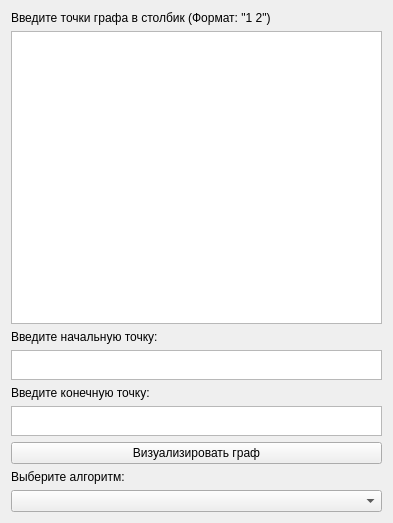
<?xml version="1.0" encoding="UTF-8"?>
<ui version="4.0">
 <class>Widget</class>
 <widget class="QWidget" name="Widget">
  <property name="geometry">
   <rect>
    <x>0</x>
    <y>0</y>
    <width>393</width>
    <height>523</height>
   </rect>
  </property>
  <property name="windowTitle">
   <string>Widget</string>
  </property>
  <layout class="QGridLayout" name="gridLayout">
   <item row="0" column="0">
    <layout class="QVBoxLayout" name="verticalLayout">
     <item>
      <widget class="QLabel" name="label">
       <property name="text">
        <string>Введите точки графа в столбик (Формат: &quot;1 2&quot;)</string>
       </property>
      </widget>
     </item>
     <item>
      <widget class="QTextEdit" name="textEdit">
       <property name="maximumSize">
        <size>
         <width>16777215</width>
         <height>300</height>
        </size>
       </property>
      </widget>
     </item>
     <item>
      <widget class="QLabel" name="label_2">
       <property name="text">
        <string>Введите начальную точку:</string>
       </property>
      </widget>
     </item>
     <item>
      <widget class="QTextEdit" name="textEdit_2">
       <property name="maximumSize">
        <size>
         <width>16777215</width>
         <height>30</height>
        </size>
       </property>
      </widget>
     </item>
     <item>
      <widget class="QLabel" name="label_3">
       <property name="text">
        <string>Введите конечную точку:</string>
       </property>
      </widget>
     </item>
     <item>
      <widget class="QTextEdit" name="textEdit_3">
       <property name="maximumSize">
        <size>
         <width>16777215</width>
         <height>30</height>
        </size>
       </property>
      </widget>
     </item>
     <item>
      <widget class="QPushButton" name="pushButton">
       <property name="text">
        <string>Визуализировать граф</string>
       </property>
      </widget>
     </item>
     <item>
      <widget class="QLabel" name="label_4">
       <property name="text">
        <string>Выберите алгоритм:</string>
       </property>
      </widget>
     </item>
     <item>
      <widget class="QComboBox" name="comboBox"/>
     </item>
    </layout>
   </item>
  </layout>
 </widget>
 <resources/>
 <connections/>
</ui>
